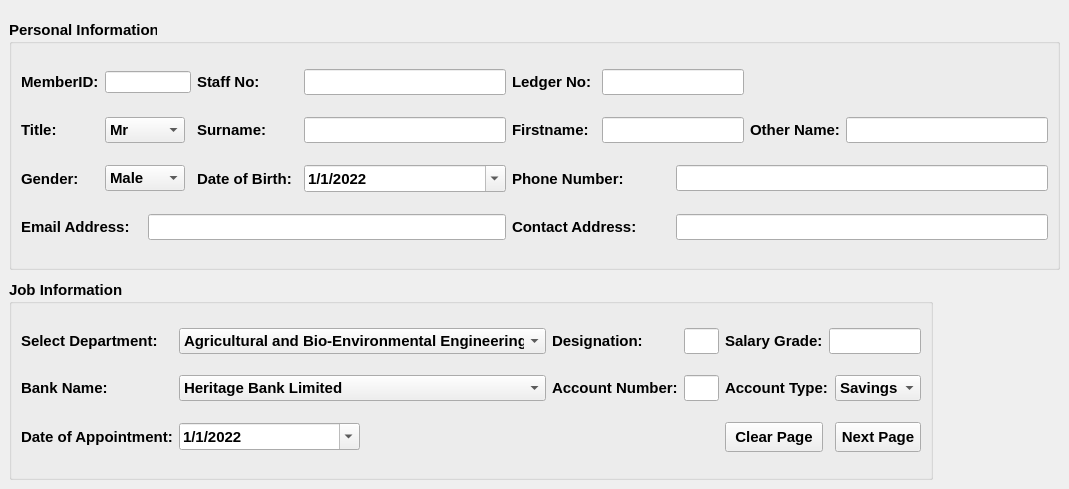
             <widget class="QWidget" name="personalTab">
              <attribute name="title">
               <string>Personal &amp; Job Info</string>
              </attribute>
              <widget class="QGroupBox" name="groupBox_2">
               <property name="geometry">
                <rect>
                 <x>9</x>
                 <y>280</y>
                 <width>924</width>
                 <height>200</height>
                </rect>
               </property>
               <property name="minimumSize">
                <size>
                 <width>0</width>
                 <height>200</height>
                </size>
               </property>
               <property name="maximumSize">
                <size>
                 <width>16777215</width>
                 <height>200</height>
                </size>
               </property>
               <property name="font">
                <font>
                 <pointsize>11</pointsize>
                 <weight>75</weight>
                 <bold>true</bold>
                </font>
               </property>
               <property name="title">
                <string>Job Information</string>
               </property>
               <layout class="QGridLayout" name="gridLayout_13">
                <item row="0" column="0">
                 <widget class="QLabel" name="label_19">
                  <property name="font">
                   <font>
                    <pointsize>11</pointsize>
                   </font>
                  </property>
                  <property name="text">
                   <string>Select Department:</string>
                  </property>
                 </widget>
                </item>
                <item row="1" column="0">
                 <widget class="QLabel" name="label_23">
                  <property name="font">
                   <font>
                    <pointsize>11</pointsize>
                   </font>
                  </property>
                  <property name="text">
                   <string>Bank Name:</string>
                  </property>
                 </widget>
                </item>
                <item row="0" column="5">
                 <widget class="QLabel" name="label_21">
                  <property name="font">
                   <font>
                    <pointsize>11</pointsize>
                   </font>
                  </property>
                  <property name="text">
                   <string>Salary Grade:</string>
                  </property>
                 </widget>
                </item>
                <item row="1" column="1" colspan="2">
                 <widget class="QComboBox" name="bankNameCombo">
                  <item>
                   <property name="text">
                    <string>Heritage Bank Limited</string>
                   </property>
                  </item>
                  <item>
                   <property name="text">
                    <string>First Bank Plc</string>
                   </property>
                  </item>
                  <item>
                   <property name="text">
                    <string>Polaris Bank</string>
                   </property>
                  </item>
                  <item>
                   <property name="text">
                    <string>Access Bank</string>
                   </property>
                  </item>
                  <item>
                   <property name="text">
                    <string>Zenith Bank</string>
                   </property>
                  </item>
                 </widget>
                </item>
                <item row="0" column="4">
                 <widget class="QLineEdit" name="designationTxt"/>
                </item>
                <item row="1" column="3">
                 <widget class="QLabel" name="label_24">
                  <property name="font">
                   <font>
                    <pointsize>11</pointsize>
                   </font>
                  </property>
                  <property name="text">
                   <string>Account Number:</string>
                  </property>
                 </widget>
                </item>
                <item row="1" column="7" colspan="2">
                 <widget class="QComboBox" name="accountTypeCombo">
                  <item>
                   <property name="text">
                    <string>Savings</string>
                   </property>
                  </item>
                  <item>
                   <property name="text">
                    <string>Current</string>
                   </property>
                  </item>
                 </widget>
                </item>
                <item row="0" column="1" colspan="2">
                 <widget class="QComboBox" name="deptCombo">
                  <item>
                   <property name="text">
                    <string>Agricultural and Bio-Environmental Engineering</string>
                   </property>
                  </item>
                  <item>
                   <property name="text">
                    <string>Agricultural Technology</string>
                   </property>
                  </item>
                  <item>
                   <property name="text">
                    <string>Civil Engineering</string>
                   </property>
                  </item>
                  <item>
                   <property name="text">
                    <string>Mechanical Engineering</string>
                   </property>
                  </item>
                  <item>
                   <property name="text">
                    <string>Science Technology</string>
                   </property>
                  </item>
                  <item>
                   <property name="text">
                    <string>Food Technology</string>
                   </property>
                  </item>
                  <item>
                   <property name="text">
                    <string>Health Centre</string>
                   </property>
                  </item>
                  <item>
                   <property name="text">
                    <string>Computer Science</string>
                   </property>
                  </item>
                 </widget>
                </item>
                <item row="1" column="5" colspan="2">
                 <widget class="QLabel" name="label_25">
                  <property name="font">
                   <font>
                    <pointsize>11</pointsize>
                   </font>
                  </property>
                  <property name="text">
                   <string>Account Type:</string>
                  </property>
                 </widget>
                </item>
                <item row="0" column="6" colspan="3">
                 <widget class="QLineEdit" name="salaryGradeTxt"/>
                </item>
                <item row="0" column="3">
                 <widget class="QLabel" name="label_20">
                  <property name="font">
                   <font>
                    <pointsize>11</pointsize>
                   </font>
                  </property>
                  <property name="text">
                   <string>Designation:</string>
                  </property>
                 </widget>
                </item>
                <item row="1" column="4">
                 <widget class="QLineEdit" name="accountNoTxt">
                  <property name="text">
                   <string/>
                  </property>
                 </widget>
                </item>
                <item row="2" column="0">
                 <widget class="QLabel" name="label_26">
                  <property name="font">
                   <font>
                    <pointsize>11</pointsize>
                   </font>
                  </property>
                  <property name="text">
                   <string>Date of Appointment:</string>
                  </property>
                 </widget>
                </item>
                <item row="2" column="7" colspan="2">
                 <widget class="QPushButton" name="nextPageBtn">
                  <property name="minimumSize">
                   <size>
                    <width>0</width>
                    <height>30</height>
                   </size>
                  </property>
                  <property name="maximumSize">
                   <size>
                    <width>16777215</width>
                    <height>30</height>
                   </size>
                  </property>
                  <property name="text">
                   <string>Next Page</string>
                  </property>
                  <property name="icon">
                   <iconset resource="../static/resource.qrc">
                    <normaloff>:/icons/icon/white/arrow-right.svg</normaloff>:/icons/icon/white/arrow-right.svg</iconset>
                  </property>
                  <property name="iconSize">
                   <size>
                    <width>20</width>
                    <height>20</height>
                   </size>
                  </property>
                 </widget>
                </item>
                <item row="2" column="5">
                 <widget class="QPushButton" name="personalClearBtn">
                  <property name="minimumSize">
                   <size>
                    <width>0</width>
                    <height>30</height>
                   </size>
                  </property>
                  <property name="maximumSize">
                   <size>
                    <width>16777215</width>
                    <height>30</height>
                   </size>
                  </property>
                  <property name="text">
                   <string>Clear Page</string>
                  </property>
                  <property name="icon">
                   <iconset resource="../static/resource.qrc">
                    <normaloff>:/icons/icon/white/x.svg</normaloff>:/icons/icon/white/x.svg</iconset>
                  </property>
                  <property name="iconSize">
                   <size>
                    <width>20</width>
                    <height>20</height>
                   </size>
                  </property>
                 </widget>
                </item>
                <item row="2" column="3" colspan="2">
                 <spacer name="horizontalSpacer_7">
                  <property name="orientation">
                   <enum>Qt::Horizontal</enum>
                  </property>
                  <property name="sizeHint" stdset="0">
                   <size>
                    <width>40</width>
                    <height>20</height>
                   </size>
                  </property>
                 </spacer>
                </item>
                <item row="2" column="1">
                 <widget class="QDateEdit" name="doaDateEdit">
                  <property name="font">
                   <font>
                    <pointsize>11</pointsize>
                   </font>
                  </property>
                  <property name="maximumDate">
                   <date>
                    <year>2100</year>
                    <month>12</month>
                    <day>31</day>
                   </date>
                  </property>
                  <property name="minimumDate">
                   <date>
                    <year>1950</year>
                    <month>9</month>
                    <day>14</day>
                   </date>
                  </property>
                  <property name="displayFormat">
                   <string>d/M/yyyy</string>
                  </property>
                  <property name="calendarPopup">
                   <bool>true</bool>
                  </property>
                  <property name="date">
                   <date>
                    <year>2022</year>
                    <month>1</month>
                    <day>1</day>
                   </date>
                  </property>
                 </widget>
                </item>
               </layout>
              </widget>
              <widget class="QGroupBox" name="groupBox">
               <property name="geometry">
                <rect>
                 <x>9</x>
                 <y>20</y>
                 <width>1051</width>
                 <height>250</height>
                </rect>
               </property>
               <property name="minimumSize">
                <size>
                 <width>0</width>
                 <height>250</height>
                </size>
               </property>
               <property name="maximumSize">
                <size>
                 <width>16777215</width>
                 <height>250</height>
                </size>
               </property>
               <property name="font">
                <font>
                 <pointsize>11</pointsize>
                 <weight>75</weight>
                 <bold>true</bold>
                </font>
               </property>
               <property name="title">
                <string>Personal Information</string>
               </property>
               <layout class="QGridLayout" name="gridLayout_9">
                <item row="1" column="1" colspan="2">
                 <widget class="QComboBox" name="titleCombo">
                  <item>
                   <property name="text">
                    <string>Mr</string>
                   </property>
                  </item>
                  <item>
                   <property name="text">
                    <string>Mrs</string>
                   </property>
                  </item>
                  <item>
                   <property name="text">
                    <string>Engr</string>
                   </property>
                  </item>
                  <item>
                   <property name="text">
                    <string>Dr</string>
                   </property>
                  </item>
                  <item>
                   <property name="text">
                    <string>Arch</string>
                   </property>
                  </item>
                  <item>
                   <property name="text">
                    <string>Builder</string>
                   </property>
                  </item>
                  <item>
                   <property name="text">
                    <string>Tpl</string>
                   </property>
                  </item>
                  <item>
                   <property name="text">
                    <string>Surv</string>
                   </property>
                  </item>
                  <item>
                   <property name="text">
                    <string>ESV</string>
                   </property>
                  </item>
                  <item>
                   <property name="text">
                    <string>Prof.</string>
                   </property>
                  </item>
                 </widget>
                </item>
                <item row="1" column="4">
                 <widget class="QLabel" name="label_7">
                  <property name="font">
                   <font>
                    <pointsize>11</pointsize>
                   </font>
                  </property>
                  <property name="text">
                   <string>Surname:</string>
                  </property>
                 </widget>
                </item>
                <item row="1" column="6">
                 <widget class="QLineEdit" name="surnameTxt"/>
                </item>
                <item row="1" column="7">
                 <widget class="QLabel" name="label_8">
                  <property name="font">
                   <font>
                    <pointsize>11</pointsize>
                   </font>
                  </property>
                  <property name="text">
                   <string>Firstname:</string>
                  </property>
                 </widget>
                </item>
                <item row="1" column="11">
                 <widget class="QLineEdit" name="othernameTxt"/>
                </item>
                <item row="2" column="9" colspan="3">
                 <widget class="QLineEdit" name="phoneNoTxt">
                  <property name="text">
                   <string/>
                  </property>
                 </widget>
                </item>
                <item row="3" column="2" colspan="5">
                 <widget class="QLineEdit" name="emailTxt">
                  <property name="text">
                   <string/>
                  </property>
                 </widget>
                </item>
                <item row="2" column="7" colspan="2">
                 <widget class="QLabel" name="label_13">
                  <property name="font">
                   <font>
                    <pointsize>11</pointsize>
                   </font>
                  </property>
                  <property name="text">
                   <string>Phone Number:</string>
                  </property>
                 </widget>
                </item>
                <item row="2" column="1" colspan="2">
                 <widget class="QComboBox" name="genderCombo">
                  <item>
                   <property name="text">
                    <string>Male</string>
                   </property>
                  </item>
                  <item>
                   <property name="text">
                    <string>Female</string>
                   </property>
                  </item>
                 </widget>
                </item>
                <item row="1" column="8" colspan="2">
                 <widget class="QLineEdit" name="firstnameTxt"/>
                </item>
                <item row="2" column="4">
                 <widget class="QLabel" name="label_11">
                  <property name="font">
                   <font>
                    <pointsize>11</pointsize>
                   </font>
                  </property>
                  <property name="text">
                   <string>Date of Birth:</string>
                  </property>
                 </widget>
                </item>
                <item row="3" column="7" colspan="2">
                 <widget class="QLabel" name="label_15">
                  <property name="font">
                   <font>
                    <pointsize>11</pointsize>
                   </font>
                  </property>
                  <property name="text">
                   <string>Contact Address:</string>
                  </property>
                 </widget>
                </item>
                <item row="3" column="9" colspan="3">
                 <widget class="QLineEdit" name="contactTxt">
                  <property name="text">
                   <string/>
                  </property>
                 </widget>
                </item>
                <item row="2" column="0">
                 <widget class="QLabel" name="label_12">
                  <property name="font">
                   <font>
                    <pointsize>11</pointsize>
                   </font>
                  </property>
                  <property name="text">
                   <string>Gender:</string>
                  </property>
                 </widget>
                </item>
                <item row="1" column="10">
                 <widget class="QLabel" name="label_9">
                  <property name="font">
                   <font>
                    <pointsize>11</pointsize>
                   </font>
                  </property>
                  <property name="text">
                   <string>Other Name:</string>
                  </property>
                 </widget>
                </item>
                <item row="2" column="6">
                 <widget class="QDateEdit" name="dobDateEdit">
                  <property name="font">
                   <font>
                    <pointsize>11</pointsize>
                   </font>
                  </property>
                  <property name="maximumDate">
                   <date>
                    <year>2100</year>
                    <month>12</month>
                    <day>31</day>
                   </date>
                  </property>
                  <property name="minimumDate">
                   <date>
                    <year>1950</year>
                    <month>1</month>
                    <day>1</day>
                   </date>
                  </property>
                  <property name="displayFormat">
                   <string>d/M/yyyy</string>
                  </property>
                  <property name="calendarPopup">
                   <bool>true</bool>
                  </property>
                  <property name="date">
                   <date>
                    <year>2022</year>
                    <month>1</month>
                    <day>1</day>
                   </date>
                  </property>
                 </widget>
                </item>
                <item row="3" column="0" colspan="2">
                 <widget class="QLabel" name="label_14">
                  <property name="font">
                   <font>
                    <pointsize>11</pointsize>
                   </font>
                  </property>
                  <property name="text">
                   <string>Email Address:</string>
                  </property>
                 </widget>
                </item>
                <item row="0" column="0">
                 <widget class="QLabel" name="label_4">
                  <property name="font">
                   <font>
                    <pointsize>11</pointsize>
                   </font>
                  </property>
                  <property name="text">
                   <string>MemberID:</string>
                  </property>
                 </widget>
                </item>
                <item row="0" column="1" colspan="3">
                 <widget class="QLineEdit" name="memberIDTxt">
                  <property name="font">
                   <font>
                    <pointsize>-1</pointsize>
                   </font>
                  </property>
                  <property name="readOnly">
                   <bool>true</bool>
                  </property>
                 </widget>
                </item>
                <item row="0" column="4">
                 <widget class="QLabel" name="label_5">
                  <property name="font">
                   <font>
                    <pointsize>11</pointsize>
                   </font>
                  </property>
                  <property name="text">
                   <string>Staff No:</string>
                  </property>
                 </widget>
                </item>
                <item row="0" column="7">
                 <widget class="QLabel" name="label_6">
                  <property name="font">
                   <font>
                    <pointsize>11</pointsize>
                   </font>
                  </property>
                  <property name="text">
                   <string>Ledger No: </string>
                  </property>
                 </widget>
                </item>
                <item row="0" column="8" colspan="2">
                 <widget class="QLineEdit" name="ledgerNoTxt"/>
                </item>
                <item row="1" column="0">
                 <widget class="QLabel" name="label_10">
                  <property name="font">
                   <font>
                    <pointsize>11</pointsize>
                   </font>
                  </property>
                  <property name="text">
                   <string>Title:</string>
                  </property>
                 </widget>
                </item>
                <item row="0" column="6">
                 <widget class="QLineEdit" name="staffNoTxt"/>
                </item>
               </layout>
              </widget>
             </widget>
